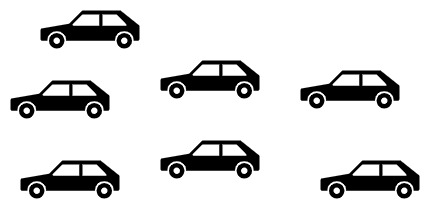
#> input picture deeppixel/imgSubsetDetection/images/input/cars.jpg, 430 x 209 px
$ python single_instance.py --original images/input/cars.jpg --subset images/input/cups.jpg
#> lines starting #> are read from the running program, lines starting #| are printed output that depends on the picture
# Importing necessary libraries
import cv2
import argparse
from PIL import Image
import matplotlib.pyplot as plt
import numpy as np

#Construct the argument parse and parse the arguments
ap = argparse.ArgumentParser()
ap.add_argument("-original", "--original", required=True, help="first input image")
ap.add_argument("-subset", "--subset", required=True, help="second input image")
args = vars(ap.parse_args())

#Load the two input images and save them as larger image and smaller images
large_image = cv2.imread(args["original"])
#> large_image is the input picture: shape (209, 430, 3); min 0, max 255, mean 218.1
small_image = cv2.imread(args["subset"])
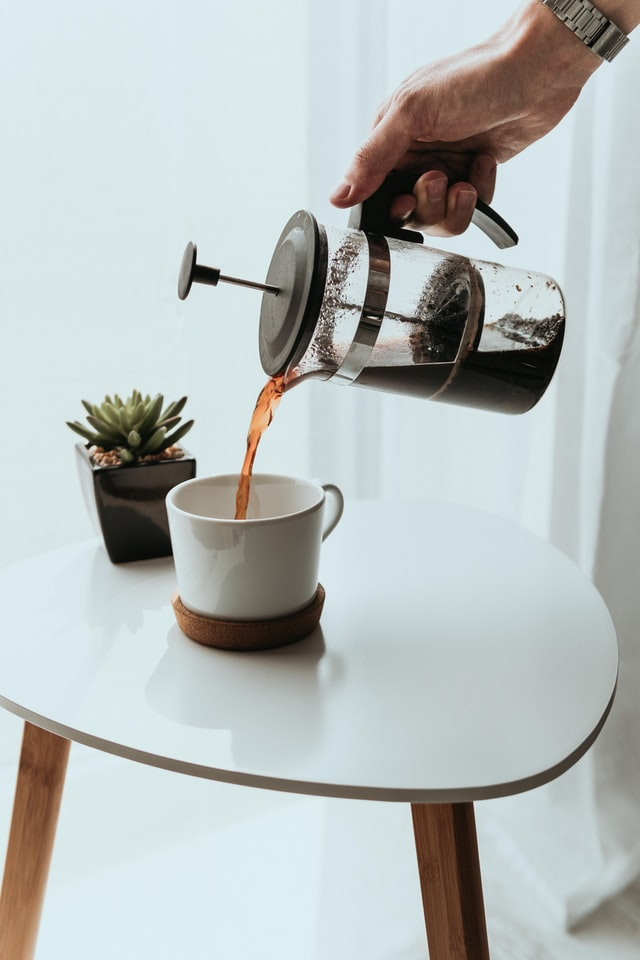
#> input picture deeppixel/imgSubsetDetection/images/input/cups.jpg, 640 x 960 px
#> small_image is the input picture: shape (960, 640, 3); mean B, G, R 186.6, 188.4, 181.8

# Use OpenCv matching Template
# We simply slide the smaller image over the larger image, and perform template matching
matched_area = cv2.matchTemplate(np.array(small_image), np.array(large_image), cv2.TM_SQDIFF_NORMED)
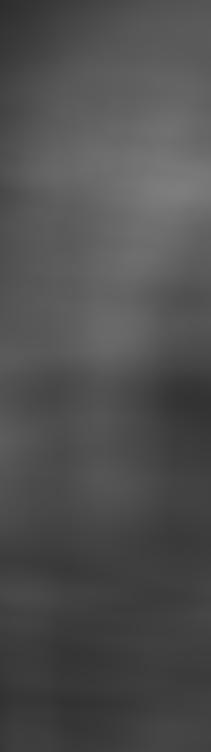
#> matched_area: shape (752, 211) float32; min 0.18, max 0.493, mean 0.311

# Now we use minMaxLoc of OpenCV to extract the minimum squared diffence
minimum_1,_,minimum_f,_ = cv2.minMaxLoc(matched_area)
#> minimum_1 = 0.18; minimum_f = (0, 0)
# Now we store the coordinates of our best template matched result
best_x,best_y= minimum_f
#> best_x = 0; best_y = 0

# No. of rows and columns
R,C = np.array(small_image).shape[:2]
#> R = 960; C = 640
# Drawing the rectangle on the larger image and displaying the results
result_image = cv2.rectangle(np.array(large_image), (best_x,best_y),(best_x+C,best_y+R),(0,0,255),2)

#Displaying the result
cv2.imshow("Original image",large_image)
cv2.imshow("With subset detected", result_image)
cv2.waitKey(0)
